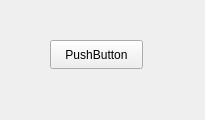
<?xml version="1.0" encoding="UTF-8"?>
<ui version="4.0">
 <class>Color_picker</class>
 <widget class="QWidget" name="Color_picker">
  <property name="geometry">
   <rect>
    <x>0</x>
    <y>0</y>
    <width>205</width>
    <height>120</height>
   </rect>
  </property>
  <property name="windowTitle">
   <string>Form</string>
  </property>
  <widget class="QPushButton" name="pushButton">
   <property name="geometry">
    <rect>
     <x>50</x>
     <y>40</y>
     <width>93</width>
     <height>29</height>
    </rect>
   </property>
   <property name="text">
    <string>PushButton</string>
   </property>
  </widget>
 </widget>
 <resources/>
 <connections/>
</ui>
